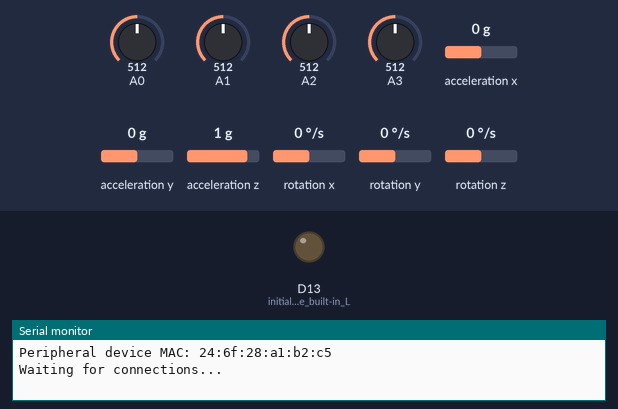
Bench run of a sketch on a simulated Arduino Nano 33 IoT. Shown: output pins drawn as LEDs (lit = HIGH), the last lines printed to the serial monitor. Inputs (shaded band) come from the test bench; at power-on: A0 = 512, A1 = 512, A2 = 512, A3 = 512, acceleration x 0 g, acceleration y 0 g, acceleration z 1 g, rotation x 0 °/s, rotation y 0 °/s, rotation z 0 °/s. Nothing arrives over Bluetooth unless stated; a phone connects over Bluetooth LE 3 s after start.

Above: at 0.1 s.
At 3.1 s:
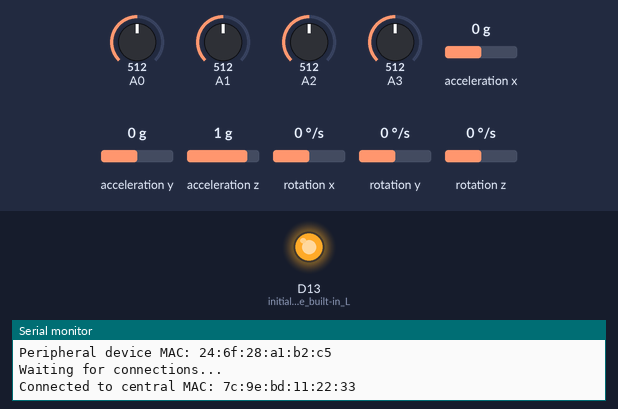
Timing chart, 0 to 4.6 s (numbered marks = the images above):
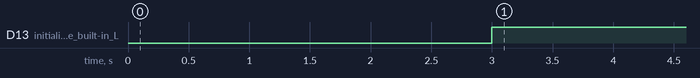

Measured:
- by itself, D13 (initialize_the_built-in_L): LOW → HIGH at 3.0 s

The sketch:

glove.ino
```cpp
/*
  Arduino Nano 33 BLE Getting Started
  BLE peripheral with a simple Hello World greeting service that can be viewed
  on a mobile phone
  Adapted from Arduino BatteryMonitor example
*/

//https://www.okdo.com/getting-started/get-started-with-arduino-nano-33-ble/

#include <ArduinoBLE.h>
#include <Wire.h>
#include <LSM303.h>
#include <L3G.h>

LSM303 compass;

BLEService gloveService("fff0");  // User defined service

BLEIntCharacteristic finger0("ccc0", BLERead | BLENotify);
BLEIntCharacteristic finger1("ccc1", BLERead | BLENotify);
BLEIntCharacteristic finger2("ccc2", BLERead | BLENotify);
BLEIntCharacteristic finger3("ccc3", BLERead | BLENotify);

BLEIntCharacteristic accelx("aaa1", BLERead | BLENotify);
BLEIntCharacteristic accely("aaa2", BLERead | BLENotify);
BLEIntCharacteristic accelz("aaa3", BLERead | BLENotify);

void setup() {
  Serial.begin(9600);    // initialize serial communication
  pinMode(LED_BUILTIN, OUTPUT); // initialize the built-in LED pin
  // while (!Serial);

  Wire.begin();
  if (!compass.init()) {
    Serial.println("Failed to connect compass!");
    while (1);
  }
  compass.enableDefault();

  if (!BLE.begin()) {   // initialize BLE
    Serial.println("starting BLE failed!");
    while (1);
  }

  BLE.setLocalName("Nano33BLE");  // Set name for connection
  BLE.setAdvertisedService(gloveService); // Advertise service
  gloveService.addCharacteristic(finger0);
  gloveService.addCharacteristic(finger1);
  gloveService.addCharacteristic(finger2);
  gloveService.addCharacteristic(finger3);
  gloveService.addCharacteristic(accelx);
  gloveService.addCharacteristic(accely);
  gloveService.addCharacteristic(accelz);
  BLE.addService(gloveService); // Add service

  BLE.advertise();  // Start advertising
  Serial.print("Peripheral device MAC: ");
  Serial.println(BLE.address());
  Serial.println("Waiting for connections...");
}

void read_compass() {
  compass.read();
  int ax = int(compass.a.x >> 4); // convert to units of (mg)
  int ay = int(compass.a.y >> 4);
  int az = int(compass.a.z >> 4);
  accelx.setValue(ax);
  accely.setValue(ay);
  accelz.setValue(az);
  Serial.println("Ax: "+String(ax)+", Ay: "+String(ay)+", Az: "+String(az));
}

void read_flex() {
  int flex0 = analogRead(A0);
  int flex1 = analogRead(A1);
  int flex2 = analogRead(A2);
  int flex3 = analogRead(A3);
  finger0.setValue(flex0);
  finger1.setValue(flex1);
  finger2.setValue(flex2);
  finger3.setValue(flex3);
  Serial.println("flex0: "+String(flex0)+", flex1: "+String(flex1)+", flex2: "+String(flex2)+", flex3: "+String(flex3));
}

// void read_gyro() {
//   int gyroX = int(gyro.g.x * 8.75/1000); // convert to units of (mdps) = mill-degrees per second; divide by 1000 to convert to degrees
//   int gyroY = int(gyro.g.y * 8.75/1000);
//   int gyroZ = int(gyro.g.z * 8.75/1000);
//   gyro.read();
//   gyrox.setValue(gyroX);
//   gyroy.setValue(gyroY);
//   gyroz.setValue(gyroZ);
//   Serial.println("Gx: "+String(gyroX)+", Gy: "+String(gyroY)+", Gz: "+String(gyroZ));
// }

void loop() {
  BLEDevice central = BLE.central();  // Wait for a BLE central to connect

  // if a central is connected to the peripheral:
  if (central) {
    Serial.print("Connected to central MAC: ");
    // print the central's BT address:
    Serial.println(central.address());
    // turn on the LED to indicate the connection:
    digitalWrite(LED_BUILTIN, HIGH);

    int count = 0;
    while (central.connected()){
      delay(100);
      read_compass();
      delay(100);
      read_flex();
    } // keep looping while connected

    // when the central disconnects, turn off the LED:
    digitalWrite(LED_BUILTIN, LOW);
    Serial.print("Disconnected from central MAC: ");
    Serial.println(central.address());
  }
}
```
